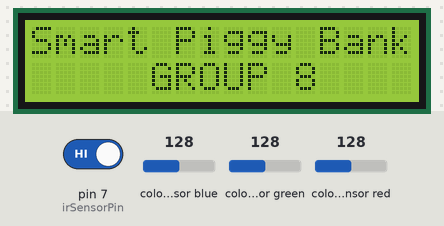
This sketch was run on a simulated Arduino Uno, built with avr-gcc and run on an emulated ATmega328P. On the bench: 16×2 character LCD. Wiring (inferred from the names in the program): TCS3200 colour sensor: output pin 10; S2 pin 11; S3 pin 12; S0 pin 8; S1 pin 9. The inputs (shaded band) are chosen by the test bench; at power-on: pin 7 (irSensorPin) HIGH, colour sensor blue 128, colour sensor green 128, colour sensor red 128. What the sketch prints to the serial monitor is not drawn.

Above: at 0.1 s.
At 4.2 s:
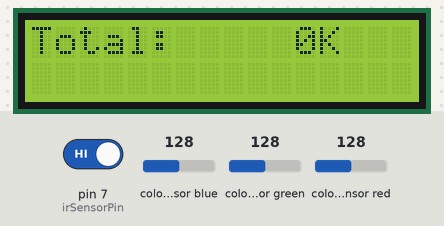

The sketch:

SmartPiggyBank.ino
```cpp
#include <Wire.h>
#include <LiquidCrystal_I2C.h>

LiquidCrystal_I2C lcd(0x27, 16, 2);

//Khai báo các chân cắm
const int S0 = 8;
const int S1 = 9;
const int S2 = 11;
const int S3 = 12;
const int sensorOut = 10;
const int irSensorPin = 7;

//Khai báo màu sắc
int red = 0;
int green = 0;
int blue = 0;
int total = 0;
int a = 0, b = 0, c = 0;

void setup() {
  Serial.begin(9600);

  pinMode(S0, OUTPUT);
  pinMode(S1, OUTPUT);
  pinMode(S2, OUTPUT);
  pinMode(S3, OUTPUT);
  pinMode(sensorOut, INPUT);
  pinMode(irSensorPin, INPUT);

  digitalWrite(S0, HIGH);
  digitalWrite(S1, HIGH);

  lcd.begin();
  lcd.backlight();
  lcd.print("Smart Piggy Bank");
  lcd.setCursor(5, 1);
  lcd.print("GROUP 8  ");
  delay(3000);
  lcd.clear();
}

void loop() {
  int sensor = digitalRead(irSensorPin);

  readColorSensor();

  //In ra các giá trị màu để kiểm tra
  Serial.print("Red: "); Serial.println(red);
  Serial.print("Blue: "); Serial.println(blue);
  Serial.print("Green: "); Serial.println(green);
  Serial.println("-----------------------------");

  if (sensor == LOW) {
    if (isRed()) {
      a = 1;
    } else if (isBlue()) {
      b = 1;
    } else if (isGreen()) {
      c = 1;
    }
  }

  if (sensor == HIGH) {
    if (a == 1) {
      a = 0;
      lcd.setCursor(0, 1);
      lcd.print("  +50.000 VND!");
      total += 50;
    } else if (b == 1) {
      b = 0;
      lcd.setCursor(0, 1);
      lcd.print("  +20.000 VND!");
      total += 20;
    } else if (c == 1) {
      c = 0;
      lcd.setCursor(0, 1);
      lcd.print("  +100.000 VND!");
      total += 100;
    }

    delay(1000);
    lcd.clear();
  }

  lcd.setCursor(0, 0);
  lcd.print("Total:");
  lcd.setCursor(11, 0);
  lcd.print(total);
  lcd.print("K");
  delay(500);
}

void readColorSensor() {
  int redSum = 0, blueSum = 0, greenSum = 0;
  const int numReadings = 30;

  for (int i = 0; i < numReadings; i++) {
    digitalWrite(S2, LOW);
    digitalWrite(S3, LOW);
    redSum += pulseIn(sensorOut, digitalRead(sensorOut) == HIGH ? LOW : HIGH);


    digitalWrite(S3, HIGH);
    blueSum += pulseIn(sensorOut, digitalRead(sensorOut) == HIGH ? LOW : HIGH);

    digitalWrite(S2, HIGH);
    greenSum += pulseIn(sensorOut, digitalRead(sensorOut) == HIGH ? LOW : HIGH);
  }

  red = redSum;
  blue = blueSum;
  green = greenSum;
}

//Đỏ
bool isRed() {
  return (red < blue && red < green && red <= 210);
}

//Xanh dương
bool isBlue() {
  return (blue < red && blue < green);
}


//Xanh lá
bool isGreen() {
  return (red < blue && red < green && red > 230);
}
```
